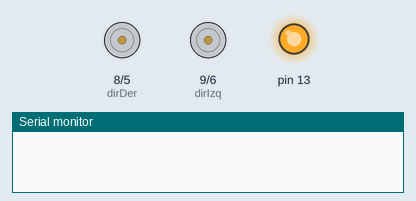
This sketch was run on a simulated Arduino Nano, built with avr-gcc and run on an emulated ATmega328P. Shown: direction and speed pins drawn as motors (green arrow = direction pin HIGH = forward, orange = LOW = backward, longer = more drive), output pins drawn as LEDs (lit = HIGH), the last lines printed to the serial monitor.

Above: at 0.1 s.
At 10.1 s:
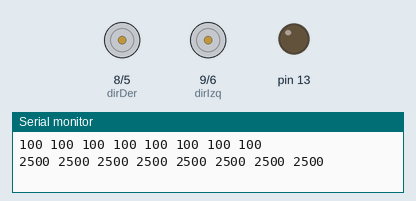
At 10.6 s:
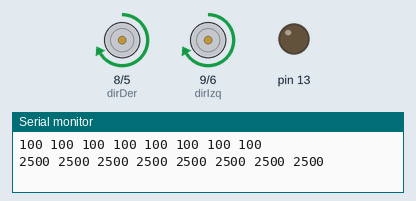
Timing chart, 0 to 12.1 s (numbered marks = the images above):
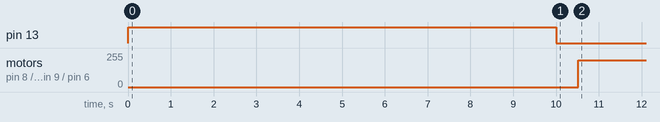

The sketch:

Leer_sensores.ino
```cpp
#include <QTRSensors.h>
#include <Math.h>


/* QTR-8RC*/
// Configuracion inicial del sensor
#define NUM_SENSORS 8 // numero de sensores
#define TIMEOUT 2500 // tiempo de espera
#define EMITTER_PIN 2 // en teoría no hace falta (es para apagar los leds)
QTRSensorsRC qtrrc((unsigned char[]) {
  A0, A1, A2, A3, A4, A5, A6, A7
}, NUM_SENSORS, TIMEOUT, EMITTER_PIN); // Sensor QRT y pines asociados
unsigned int sensorValues[NUM_SENSORS]; // Array para guardar los valores de los sensores

/* CONSTANTES */
#define VALOR_UMBRAL 500 // Valor umbral que determina si hay linea o no (hay que comprobar)
#define VNOM 200 // velocidad nominal de los motores

/* PID */
int errores[NUM_SENSORS] = { -4, -3, -2, -1, 1, 2, 3, 4}; // valor del error asignado a cada sensor
int e, e_ant, e_acum; // error, error anterior y error acumulado
#define Kp 1 // P
#define Ki 0 // I
#define Kd 0 // D
#define PID Kp*e+Kd*(e-e_ant)+Ki*e_acum // calculo del PID con un define

/* MOTORES */
#define dirDer 8 // pin de direccion del motor derecho
#define dirIzq 9 // pin de direccion del motor izquierdo
#define PWMDer 5 // pin de pwm del motor derecho
#define PWMIzq 6 // pin de pwm del motor izquierdo
int vDer, vIzq; // velocidades derecha e izquierda

void setup() {
  /* Serial */
  Serial.begin(9600);

  /* Motores */
  pinMode(dirDer, OUTPUT);
  pinMode(dirIzq, OUTPUT);
  pinMode(PWMDer, OUTPUT);
  pinMode(PWMIzq, OUTPUT);

  /* Calibración */
  calibracion(); // calibracion del sensor y muestra por serial los datos

}

void loop() {
  /* Calculo del error */
  for (int i = 0; i < NUM_SENSORS; i++) {
    if (sensorValues[i] > VALOR_UMBRAL) {
      // Si el sensor supera un cierto umbral, se suma su error asignado
      e += errores[i];
    }
  }

  /* Calculo de las velocidades de cada motor */
  /*
     e < 0 --> girar a derecha --> vDer aumenta --> como PID<0 (porque e<0) --> vDer = VNOM - PID%56 (para sumar o restar de 0 a 55)
     e > 0 --> girar a izquierda --> vDer disminuye --> como PID>0 (porque e>0) --> vDer = VNOM - PID%56 (para sumar o restar de 0 a 55)
  */
  vDer = VNOM - PID % 56;
  vIzq = VNOM + PID % 56;

  /* Mover los motores */
  digitalWrite(dirDer, HIGH);
  digitalWrite(dirIzq, HIGH);
  analogWrite(PWMDer, vDer);
  analogWrite(PWMIzq, vIzq);

  /* Asignacion del error anterior y suma del error acumulado */
  e_ant = e;
  if (e_ant * e > 0) {
    e_acum += e;
  } else {
    e_acum = 0;
  }
}

void calibracion() {
  pinMode(13, OUTPUT);
  digitalWrite(13, HIGH); // encender LED del Arduino
  for (int i = 0; i < 400; i++) {
    qtrrc.calibrate();
  }
  digitalWrite(13, LOW); // apagar el LED

  // print the calibration minimum values measured when emitters were on
  Serial.begin(9600);
  for (int i = 0; i < NUM_SENSORS; i++)
  {
    Serial.print(qtrrc.calibratedMinimumOn[i]);
    Serial.print(' ');
  }
  Serial.println();

  // print the calibration maximum values measured when emitters were on
  for (int i = 0; i < NUM_SENSORS; i++)
  {
    Serial.print(qtrrc.calibratedMaximumOn[i]);
    Serial.print(' ');
  }
  Serial.println();
  Serial.println();
  delay(500);
}
```

Measured:
- by itself, motor on pin 8 (dirDer) / pin 5 (PWMDer), motor on pin 9 (dirIzq) / pin 6 (PWMIzq): stopped → forward 200/255 at 10.5 s
